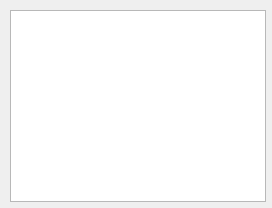
<?xml version="1.0" encoding="UTF-8"?>
<ui version="4.0">
 <class>GraphView</class>
 <widget class="QWidget" name="GraphView">
  <property name="geometry">
   <rect>
    <x>0</x>
    <y>0</y>
    <width>272</width>
    <height>208</height>
   </rect>
  </property>
  <property name="windowTitle">
   <string>Form</string>
  </property>
  <widget class="QGraphicsView" name="graph">
   <property name="geometry">
    <rect>
     <x>10</x>
     <y>10</y>
     <width>256</width>
     <height>192</height>
    </rect>
   </property>
  </widget>
 </widget>
 <resources/>
 <connections/>
 <slots>
  <signal>resizeEvent(QResizeEvent*)</signal>
 </slots>
</ui>
